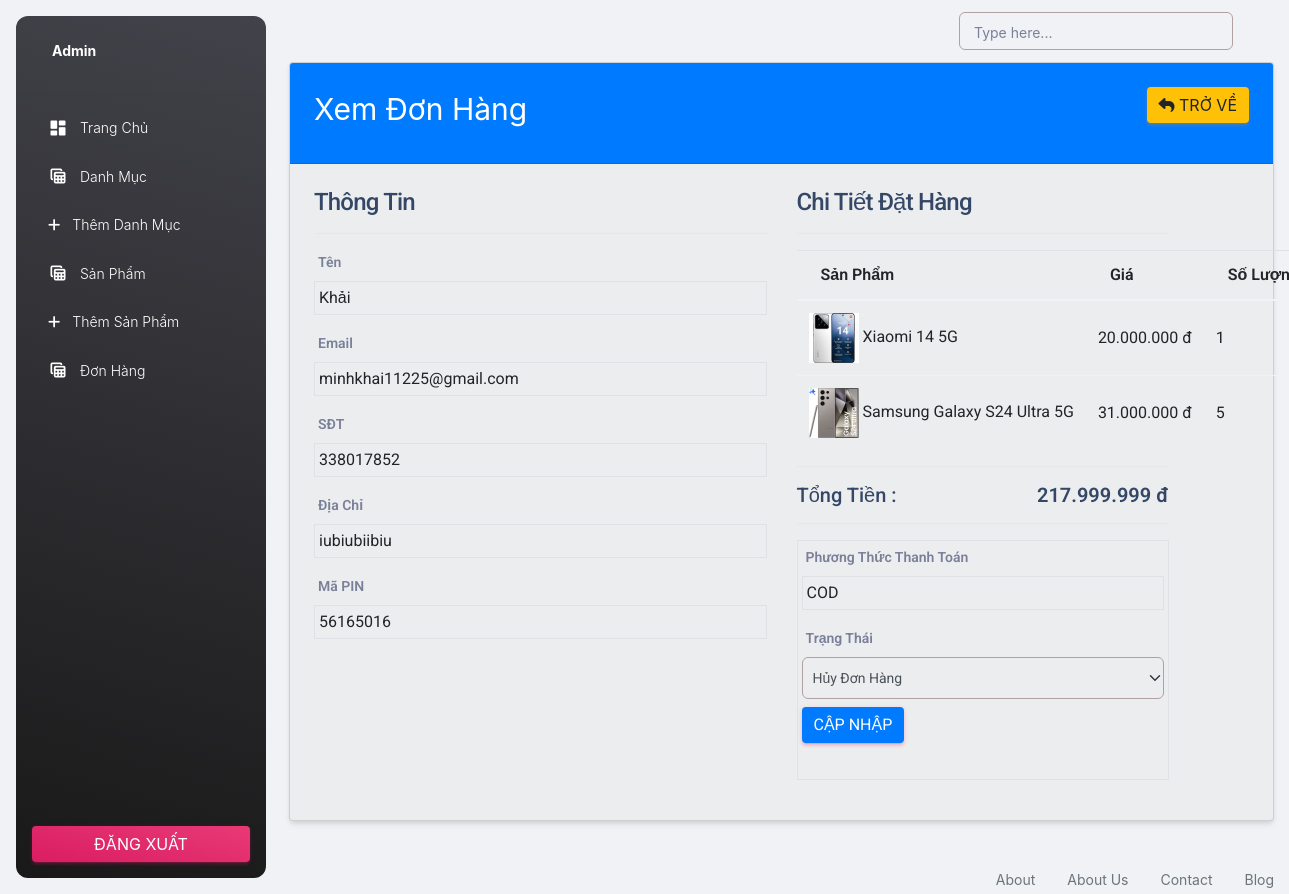
Screenshot of /Admin/view-order.php?t=sharmacoder657938017852 (signed in) with the database file from the repository.
### tables this page shows
CREATE TABLE `orders` (
  `id` int(11) NOT NULL,
  `tracking_no` varchar(255) NOT NULL,
  `user_id` int(255) NOT NULL,
  `name` varchar(255) NOT NULL,
  `email` varchar(255) NOT NULL,
  `phone` int(255) NOT NULL,
  `address` varchar(255) NOT NULL,
  `pincode` int(255) NOT NULL,
  `total_price` int(255) NOT NULL,
  `payment_mode` varchar(255) NOT NULL,
  `payment_id` varchar(255) DEFAULT NULL,
  `status` tinyint(4) NOT NULL DEFAULT 0,
  `comments` varchar(255) DEFAULT NULL,
  `created_at` timestamp NOT NULL DEFAULT current_timestamp()
);

CREATE TABLE `products` (
  `id` int(11) NOT NULL,
  `category_id` int(11) NOT NULL,
  `name` varchar(255) NOT NULL,
  `small_description` varchar(5000) NOT NULL,
  `description` varchar(5000) NOT NULL,
  `original_price` int(11) NOT NULL,
  `selling_price` int(11) NOT NULL,
  `image` varchar(255) NOT NULL,
  `qty` int(11) NOT NULL,
  `status` tinyint(4) NOT NULL,
  `trending` tinyint(4) NOT NULL,
  `meta_title` varchar(255) NOT NULL,
  `meta_description` varchar(255) NOT NULL,
  `meta_keyword` varchar(255) NOT NULL,
  `created_at` timestamp NOT NULL DEFAULT current_timestamp()
);

CREATE TABLE `order_items` (
  `id` int(11) NOT NULL,
  `order_id` int(255) NOT NULL,
  `prod_id` int(255) NOT NULL,
  `qty` int(255) NOT NULL,
  `price` int(255) NOT NULL,
  `created_at` timestamp NOT NULL DEFAULT current_timestamp()
);

### functions/myfunctions.php (called while the page is built, shortened)
<?php
include('../config/dbcon.php');
function checkTrackingNovalid($trackingNo){
    global $con;
    $query = "SELECT * FROM orders WHERE tracking_no = '$trackingNo' ";
    return  mysqli_query($con, $query);
}
?>

### Admin/view-order.php (the view, shortened to what this page needs)
<?php
    include('../middleware/adminmiddleware.php');
    include('includes/header.php');
     if(isset($_GET['t'])){
        $tracking_no = $_GET['t'];
        $orderData = checkTrackingNovalid($tracking_no);
            ?>
            <?php
     }
     else{
       ?>
       <h4>Loi</h4>
       <?php
            die();
     }
    $data =mysqli_fetch_array($orderData);
?>
<div class="container">
            <div class="row">
                <div class="col-md-12">
                    <div class="card">
                        <div class="card-header bg-primary">
                           <span class=" text-white fs-3">Xem Đơn Hàng</span>
                           <a href="orders.php"class="btn btn-warning float-end"><i class="fa fa-reply"></i> Trở Về</a>
                        </div>
                        <div class="card-body">
                            <div class="row">
                                <div class="col-md-6">
                                    <h4>Thông Tin</h4><hr>
                                    <div class="row">
                                        <div class="col-md-12 mb-3">
                                        <label class="fw-bold">Tên</label>
                                            <div class="border p-1">
                                                <?= $data['name']; ?>
                                            </div>
                                        </div>
                                        <div class="col-md-12 mb-3">
                                        <label  class="fw-bold">Email</label>
                                            <div class="border p-1">
                                                <?= $data['email']; ?>
                                            </div>
                                        </div>
                                        <div class="col-md-12 mb-3">
                                        <label  class="fw-bold">SĐT</label>
                                            <div class="border p-1">
                                                <?= $data['phone']; ?>
                                            </div>
                                        </div>
                                        <div class="col-md-12 mb-3">
                                        <label class="fw-bold">Địa Chỉ</label>
                                            <div class="border p-1">
                                                <?= $data['address']; ?>
                                            </div>
                                        </div>
                                        <div class="col-md-12 mb-3">
                                        <label class="fw-bold">Mã PIN</label>
                                            <div class="border p-1">
                                                <?=  $data['pincode']; ?>
                                            </div>
                                        </div>
                                    </div>
                                </div>
                                <div class="col-md-5">
                                    <h4>Chi Tiết Đặt Hàng</h4><hr>
                                    <table class="table">
                                        <thead>
                                            <tr>
                                                <th>Sản Phẩm</th>
                                                <th>Giá</th>
                                                <th>Số Lượng</th>
                                            </tr>
                                        </thead>
                                        <tbody>
                                    <?php
                                    $order_query = "SELECT p.id as oid,o.tracking_no,o.user_id,oi.*,oi.qty as orderqty,p.* FROM orders o, order_items oi,
                                    products p WHERE  oi.order_id=o.id AND p.id=oi.prod_id
                                    AND o.tracking_no= '$tracking_no' ";
                                    $order_query_run = mysqli_query($con,$order_query);
                                    if(mysqli_num_rows($order_query_run)>0){
                                        foreach($order_query_run as $item){
                                            ?>
                                            <tr>
                                                <td class="align-middle">
                                                    <img src="../uploads/<?= $item['image']; ?>" width="50px" height="50px" alt="<?= $item['name']; ?>">
                                                    <?= $item['name']; ?>
                                                </td>
                                                <td class="align-middle">
                                                <?= number_format( $item['price'], 0, ',', '.') ?> đ
                                                </td>
                                                <td class="align-middle">
                                                <?= $item['orderqty']; ?>
                                                </td>
                                            </tr>
                                            <?php
                                        }
                                    }
                                    ?>
                                    </tbody>
                                    </table>
                                    <hr>
                                    <h5>Tổng Tiền : <span class="float-right fw-bold"><?= number_format( $data['total_price'], 0, ',', '.') ?> đ</span></h5><hr>
                                    <div class="border p-1 mb-3">
                                        <label class="fw-bold">Phương Thức Thanh Toán</label>
                                        <div class="border p-1 mb-3">
                                        <?= $data['payment_mode'] ?>
                                    </div>
                                        <label class="fw-bold">Trạng Thái</label>
                                        <div class="mb-3">
                                            <form action="code.php" method="POST" >
                                            <select name="order_status"  class="form-select">
                                                <option value="2"<?= $data['status'] ==2?"selected":"" ?>>Hủy Đơn Hàng</option>
                                            </select>
                                            <button type="submit"name="update_order_btn" class="btn btn-primary mt-2">Cập Nhập</button>
                                            </form>
                                    </div>
                                </div>
                            </div>
                        </div>
                    </div>
                </div>
            </div>
        </div>
    </div>
<?php include('includes/footer.php'); ?>

### Admin/includes/header.php (style rules this page uses)
.form-select { border: 1px solid #b3a1a1!important; padding: 8px 10px }

### rows the page displays
orders: name "Khải", email "minhkhai11225@gmail.com", phone "338017852", address "iubiubiibiu", pincode "56165016", products.image (picture), products.name "Xiaomi 14 5G", order_items.price "20.000.000", order_items.qty "1", products.name "Samsung Galaxy S24 Ultra 5G", order_items.price "31.000.000", order_items.qty "5", total_price "217.999.999", payment_mode "COD", order_status "Hủy Đơn Hàng"
